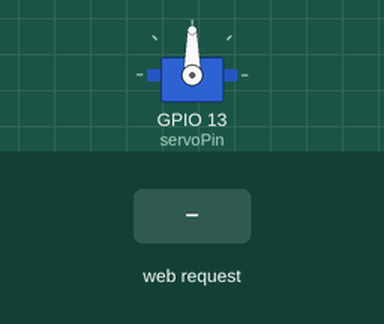
A sketch run on a simulated ESP32. Shown: servo. Inputs (shaded band) come from the test bench. WiFi joins after 1.5 s; servers stay silent unless stated; what the sketch prints to the serial monitor is not drawn.

Above: at 2.7 s.
2.8 s: HTTP request GET /off received
At 3.3 s:
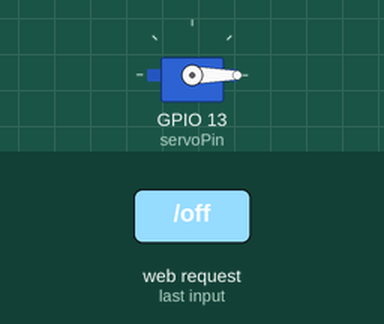
4.3 s: HTTP request GET /on received
At 5.6 s:
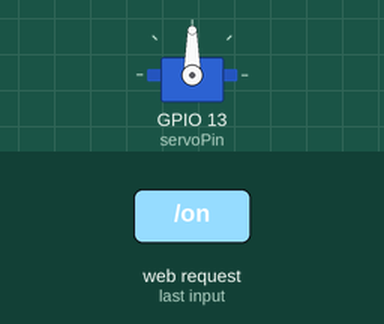
Timing chart, 0 to 7.3 s (numbered marks = the images above; inputs shaded):
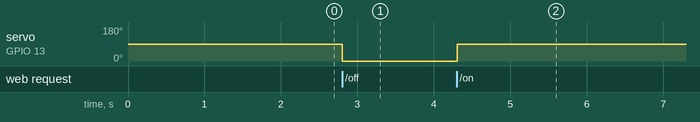

The sketch:

lock_open.ino
```cpp
#include <WiFi.h>
#include <ESP32Servo.h>

Servo myservo;  // create servo object to control a servo
// twelve servo objects can be created on most boards

// GPIO the servo is attached to
static const int servoPin = 13;

// Replace with your network credentials
// const char* ssid     = "SCRC_LAB_IOT";
// const char* password = "Scrciiith@123";

const char* ssid     = "esw-m19@iiith";
const char* password = "e5W-eMai@3!20hOct";

// Set web server port number to 80
WiFiServer server(80);

// Variable to store the HTTP request
String header;

// Variable to track servo state
bool servoOn = false;

// Current time
unsigned long currentTime = millis();
// Previous time
unsigned long previousTime = 0;
// Servo timeout duration in milliseconds (example: 5000ms = 5s)
const long servoTimeout = 5000;

void setup() {
  Serial.begin(115200);

  myservo.attach(servoPin);  // attaches the servo on the servoPin to the servo object

  // Connect to Wi-Fi network with SSID and password
  Serial.print("Connecting to ");
  Serial.println(ssid);
  WiFi.begin(ssid, password);
  while (WiFi.status() != WL_CONNECTED) {
    delay(500);
    Serial.print(".");
  }
  // Print local IP address and start web server
  Serial.println("");
  Serial.println("WiFi connected.");
  Serial.println("IP address: ");
  Serial.println(WiFi.localIP());
  server.begin();
}

void loop(){
  WiFiClient client = server.available();   // Listen for incoming clients

  if (client) {                             // If a new client connects,
    currentTime = millis();
    previousTime = currentTime;
    Serial.println("New Client.");          // print a message out in the serial port
    String currentLine = "";                // make a String to hold incoming data from the client
    while (client.connected() && currentTime - previousTime <= servoTimeout) { // loop while the client's connected
      currentTime = millis();
      if (client.available()) {             // if there's bytes to read from the client,
        char c = client.read();             // read a byte, then
        Serial.write(c);                    // print it out the serial monitor
        header += c;
        if (c == '\n') {                    // if the byte is a newline character
          // if the current line is blank, you got two newline characters in a row.
          // that's the end of the client HTTP request, so send a response:
          if (currentLine.length() == 0) {
            // HTTP headers always start with a response code (e.g. HTTP/1.1 200 OK)
            // and a content-type so the client knows what's coming, then a blank line:
            client.println("HTTP/1.1 200 OK");
            client.println("Content-type:text/html");
            client.println("Connection: close");
            client.println();

            // Display the HTML web page with on/off buttons
            client.println("<!DOCTYPE html><html>");
            client.println("<head><meta name=\"viewport\" content=\"width=device-width, initial-scale=1\">");
            client.println("<link rel=\"icon\" href=\"data:,\">");
            client.println("<style>body { text-align: center; font-family: \"Trebuchet MS\", Arial; margin-left:auto; margin-right:auto;}");
            client.println(".button { background-color: #4CAF50; /* Green */ border: none; color: white; padding: 15px 32px; text-align: center; text-decoration: none; display: inline-block; font-size: 16px; margin: 4px 2px; cursor: pointer; border-radius: 8px; } </style>");
            client.println("</head><body><h1>ESP32 Servo Control</h1>");

            // Add On button
            client.println("<form action=\"/on\"><button class=\"button\">Turn On</button></form>");
            // Add Off button
            client.println("<form action=\"/off\"><button class=\"button\">Turn Off</button></form>");

            client.println("</body></html>");

            // Check for button presses
            if (header.indexOf("GET /on") >= 0) {
              // Turn on the servo
              myservo.write(90); // Example angle, adjust as needed
              servoOn = true;
            } else if (header.indexOf("GET /off") >= 0) {
              // Turn off the servo
              myservo.write(0); // Example angle, adjust as needed
              servoOn = false;
            }

            // The HTTP response ends with another blank line
            client.println();
            // Break out of the while loop
            break;
          } else { // if you got a newline, then clear currentLine
            currentLine = "";
          }
        } else if (c != '\r') {  // if you got anything else but a carriage return character,
          currentLine += c;      // add it to the end of the currentLine
        }
      }
    }
    // Clear the header variable
    header = "";
    // Close the connection
    client.stop();
    Serial.println("Client disconnected.");
    Serial.println("");
  }

  // Check for servo timeout
  if (servoOn && (currentTime - previousTime > servoTimeout)) {
    myservo.write(0); // Turn off the servo after the specified timeout
    servoOn = false;
  }
}
```

Measured:
- after the input at 2.8 s, servo on GPIO 13 (servoPin): 90° → 0° at once
- after the input at 4.3 s, servo on GPIO 13 (servoPin): 0° → 90° at once
